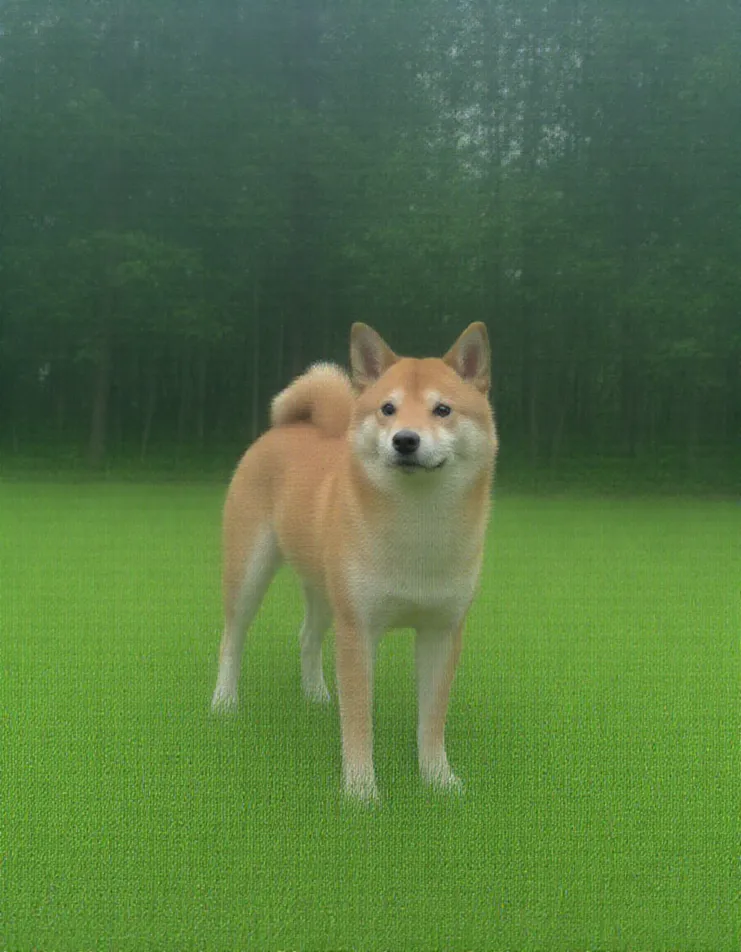
#> input picture DistillImages/10StepsDistill.webp, 741 x 952 px, shrunk from 896 x 1152 before the run
$ python -i scalar_quality_util.py   (imports and definitions only)   (older library calls are emulated)
#> lines starting #> are read from the running program, lines starting #| are printed output that depends on the picture
"""Scalar image quality for DPO curation — Bitcrush Studio's "Simple" score.

A port of the model-free formula behind Studio's quality tool
(``apps/studio/src/backend/backend/quality_router.py``, Simple mode): a 0–100
blend of sharpness (variance of Laplacian, penalised when the detail is
noise), contrast (grey-level spread), exposure (distance from mid-grey) and,
optionally, compression (bits per pixel of the file on disk).

The blend is kept identical to Studio's so the number means the same thing in
both tools, with one deliberate difference: **compression is off by default.**
Studio compares photos in one folder, where bits-per-pixel says something. The
DPO tool compares a PNG generation against a WebP generation or a JPEG photo,
where it says only which codec was used. The remaining weights renormalise so
the score still spans 0–100.

Deterministic, CPU-only and cheap (one decode plus two 3x3 filters). It is
still cached when a scan cache is offered — keyed on :data:`QUALITY_VERSION`,
so a change to the formula invalidates old numbers — because the backfill's
promise is that a group costs nothing on first view, not merely no model.
"""

from __future__ import annotations

import math
import os
from collections.abc import Sequence
from concurrent.futures import ThreadPoolExecutor

import numpy as np

DEFAULT_WEIGHTS = {"sharpness": 0.50, "contrast": 0.25, "exposure": 0.15, "compression": 0.10}
#: Bump when the blend changes: cached totals are stamped with it.
QUALITY_VERSION = "simple/1"
QUALITY_CACHE_FIELD = "scalar_quality"


# [4 lines left out: function quality_version, not called in this run]


def _decode_gray(path: str):
    """(gray uint8 array, file size) or ``None``. Reads the bytes ourselves so
    non-ASCII Windows paths decode (``cv2.imread`` cannot open them)."""
#> called with path = '../../DistillImages/10StepsDistill.webp'
    try:
        import cv2
    except ImportError:
        return None
    try:
        size = os.path.getsize(path)
        data = np.fromfile(path, dtype=np.uint8)
    except OSError:
        return None
    if data.size == 0:
        return None
    img = cv2.imdecode(data, cv2.IMREAD_UNCHANGED)
#> img is the input picture: shape (952, 741, 3); mean B, G, R 67.1, 116.4, 84.4
    if img is None:
        return None
    if img.ndim == 3:
        channels = img.shape[2]
#> channels = 3
        if channels == 4:
            gray = cv2.cvtColor(img, cv2.COLOR_BGRA2GRAY)
        elif channels == 3:
            gray = cv2.cvtColor(img, cv2.COLOR_BGR2GRAY)
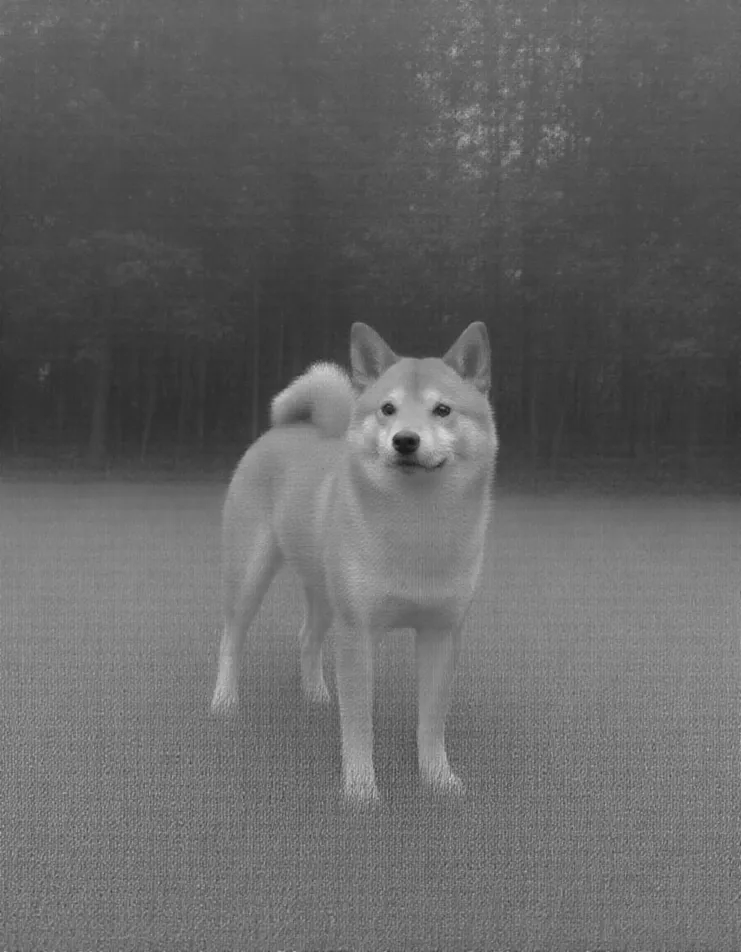
#> gray: shape (952, 741); min 21, max 218, mean 101.2
        else:
            gray = img[:, :, 0]
    else:
        gray = img
    if gray.dtype != np.uint8:
        gray = np.clip(gray.astype(np.float64) / (gray.max() or 1) * 255.0, 0, 255).astype(np.uint8)
    return gray, size


def _sharpness(raw_var: float, noise_diff: float, bpp: float) -> float:
    """Studio's ``score_simple``: Laplacian variance on a 0–100 scale, halved
    when most of that variance disappears under a 3x3 blur (it was noise, not
    detail) and halved again when a sharp-looking file is starved of bits."""
    score = min(100.0, math.sqrt(raw_var) * 15.0)
    noise_ratio = noise_diff / raw_var if raw_var > 0 else 0.0
    if noise_ratio > 0.6 and noise_diff > 50:
        score *= 0.5
    if raw_var > 100 and bpp < 0.8:
        score *= 0.5
    return min(100.0, score)


def scalar_quality(path: str, *, include_compression: bool = False, weights: dict | None = None) -> dict | None:
    """Component scores and their blend for one image, or ``None`` if it
    cannot be decoded. Keys: ``total, sharpness, contrast, exposure,
    compression, laplacian_var, brightness_mean, contrast_std, bpp``."""
    decoded = _decode_gray(path)
    if decoded is None:
        return None
    gray, file_size = decoded
#> file_size = 71356
    import cv2

    h, w = gray.shape[:2]
#> h = 952; w = 741
    total_pixels = int(h) * int(w)
#> total_pixels = 705432
    if total_pixels == 0:
        return None

    laplacian_var = float(cv2.Laplacian(gray, cv2.CV_64F).var())
#> laplacian_var = 253.6
    clean_var = float(cv2.Laplacian(cv2.GaussianBlur(gray, (3, 3), 0), cv2.CV_64F).var())
#> clean_var = 29.98
    noise_diff = max(0.0, laplacian_var - clean_var)
#> noise_diff = 223.6
    brightness = float(np.mean(gray))
#> brightness = 101.2
    contrast = float(np.std(gray))
#> contrast = 28.02
    bpp = (file_size * 8) / total_pixels
#> bpp = 0.809

    score_contrast = min(100.0, contrast * 2.5)
#> score_contrast = 70.06
    score_exposure = max(0.0, 100.0 - abs(brightness - 128.0) * 0.8)
#> score_exposure = 78.54
    if brightness < 5 or brightness > 250:
        score_exposure = 0.0
    score_compression = min(100.0, bpp * 66.0)
#> score_compression = 53.41
    score_sharpness = _sharpness(laplacian_var, noise_diff, bpp)
#> in _sharpness, `score = min(100.0, math.sqrt(raw_var) * 15.0)`: score = 100
#> in _sharpness, `noise_ratio = noise_diff / raw_var if raw_var > 0 else 0.0`: noise_ratio = 0.882
#> in _sharpness, `score *= 0.5`: score = 50
#> score_sharpness = 50

    w = dict(DEFAULT_WEIGHTS if weights is None else weights)
    if not include_compression:
        w.pop("compression", None)
    components = {
        "sharpness": score_sharpness,
        "contrast": score_contrast,
        "exposure": score_exposure,
        "compression": score_compression,
    }
#> components = {'sharpness': 50, 'contrast': 70.06, 'exposure': 78.54, 'compression': 53.41}
    weight_sum = sum(w.get(k, 0.0) for k in components)
#> weight_sum = 0.9
    total = sum(components[k] * w.get(k, 0.0) for k in components) / weight_sum if weight_sum > 0 else 0.0
#> total = 60.33
    total = min(100.0, total)

    if laplacian_var < 10.0:
        total = min(total, 15.0)
    if brightness < 2.0:
        total = 0.0
    if contrast < 1.0:
        total = 0.0

    return {
        "total": float(total),
        **components,
        "laplacian_var": laplacian_var,
        "brightness_mean": brightness,
        "contrast_std": contrast,
        "bpp": float(bpp),
    }


# [35 lines left out: function score_images_quality, not called in this run]

>>> result = scalar_quality('../../DistillImages/10StepsDistill.webp')
#> result = 9 items

$ run again, on DistillImages/4StepsDistill.webp
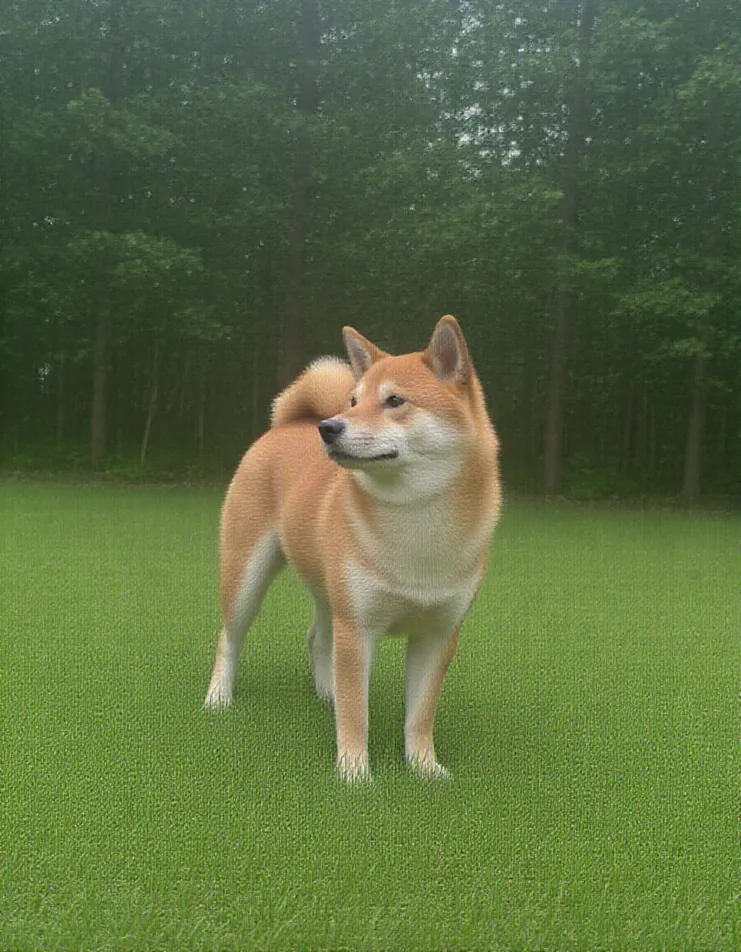
#> input picture DistillImages/4StepsDistill.webp, 741 x 952 px, shrunk from 896 x 1152 before the run
#> in _decode_gray, img is the input picture: shape (952, 741, 3); mean B, G, R 65.9, 109.1, 91.9
#> in _decode_gray, `gray = cv2.cvtColor(img, cv2.COLOR_BGR2GRAY)`:
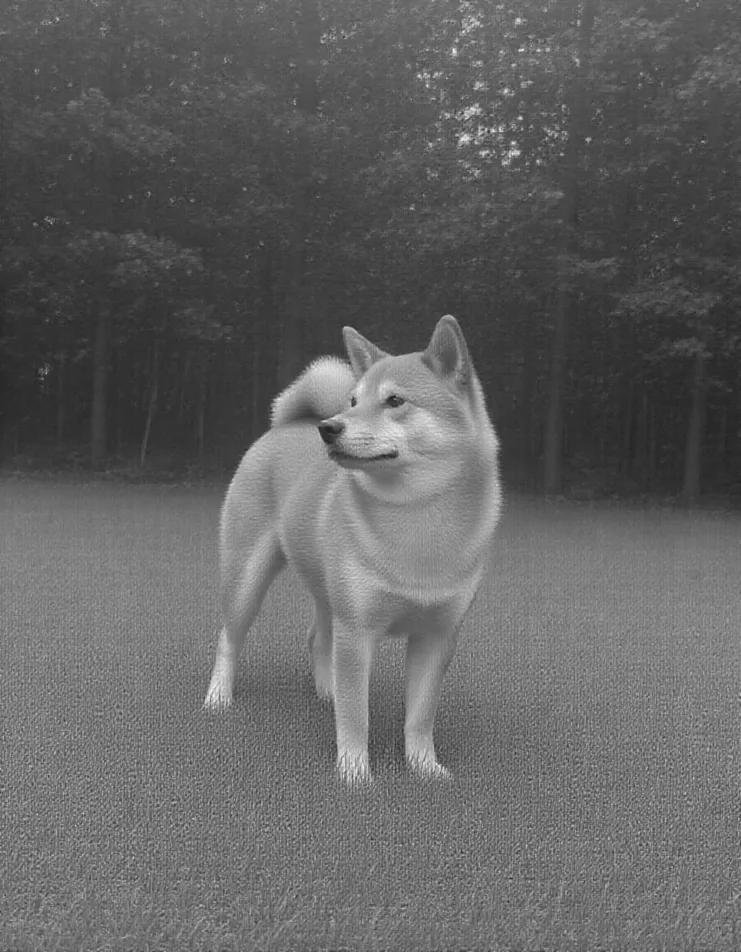
#> gray: shape (952, 741); min 21, max 249, mean 99
#> file_size = 104166
#> laplacian_var = 529.6
#> clean_var = 67.86
#> noise_diff = 461.7
#> brightness = 99.02
#> contrast = 32.73
#> bpp = 1.18
#> score_contrast = 81.82
#> score_exposure = 76.81
#> score_compression = 77.97
#> in _sharpness, `score = min(100.0, math.sqrt(raw_var) * 15.0)`: score = 100
#> noise_ratio = 0.872
#> in _sharpness, `score *= 0.5`: score = 50
#> components = {'sharpness': 50, 'contrast': 81.82, 'exposure': 76.81, 'compression': 77.97}
#> weight_sum = 0.9
#> total = 63.31
#> result = 9 items

$ run again, on DistillImages/10StepsNoDistill.webp
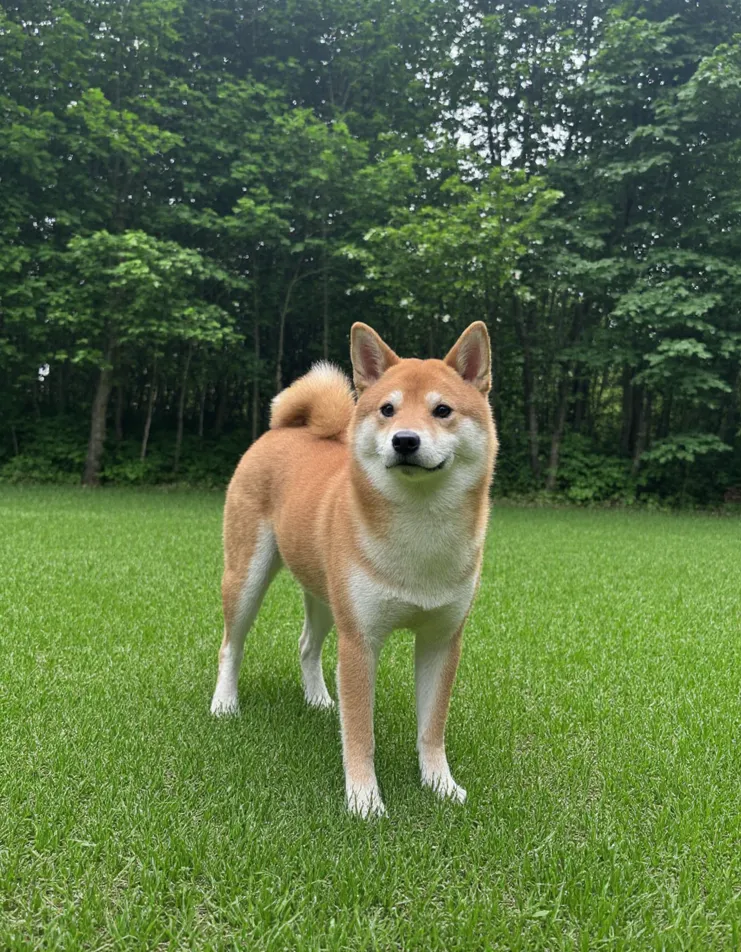
#> input picture DistillImages/10StepsNoDistill.webp, 741 x 952 px, shrunk from 896 x 1152 before the run
#> in _decode_gray, img is the input picture: shape (952, 741, 3); mean B, G, R 68.2, 111.6, 89.4
#> in _decode_gray, `gray = cv2.cvtColor(img, cv2.COLOR_BGR2GRAY)`:
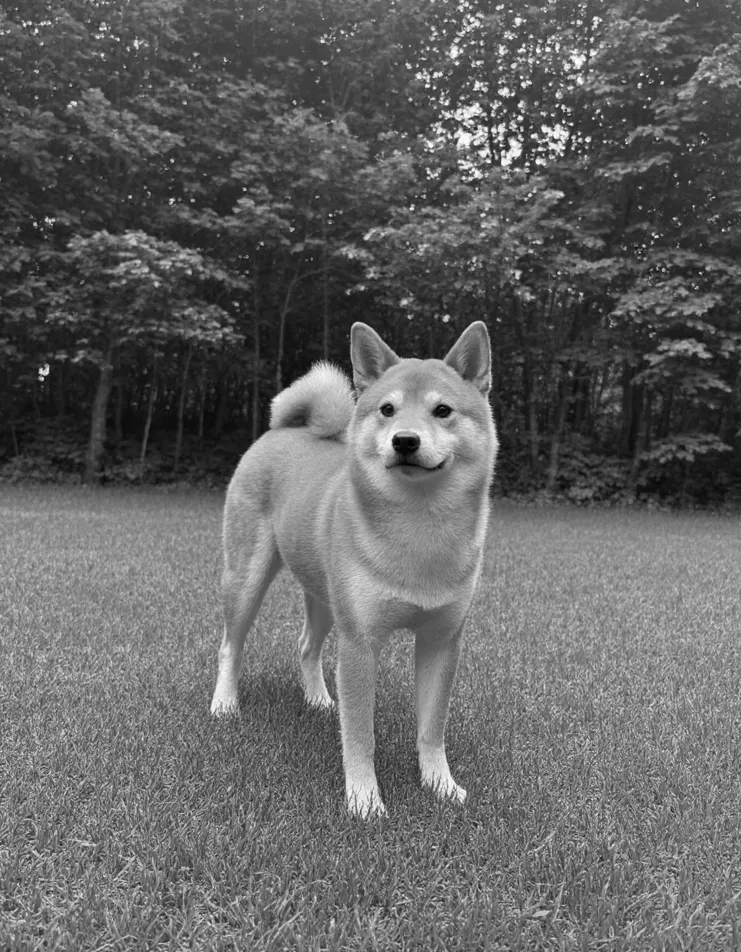
#> gray: shape (952, 741); min 0, max 254, mean 100
#> file_size = 164168
#> laplacian_var = 1430.1
#> clean_var = 180.4
#> noise_diff = 1249.7
#> brightness = 99.98
#> contrast = 44.79
#> bpp = 1.86
#> score_contrast = 100
#> score_exposure = 77.58
#> score_compression = 100
#> noise_ratio = 0.874
#> in _sharpness, `score *= 0.5`: score = 50
#> components = {'sharpness': 50, 'contrast': 100, 'exposure': 77.58, 'compression': 100}
#> weight_sum = 0.9
#> total = 68.49
#> result = 9 items

$ run again, on DistillImages/4StepDistillNew.webp
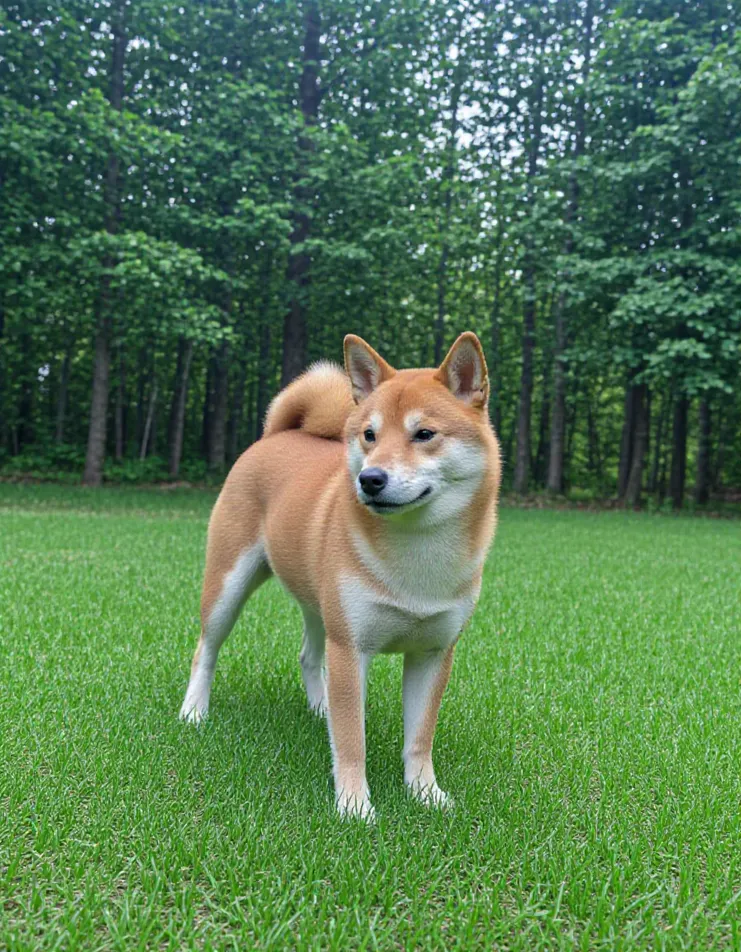
#> input picture DistillImages/4StepDistillNew.webp, 741 x 952 px, shrunk from 896 x 1152 before the run
#> in _decode_gray, img is the input picture: shape (952, 741, 3); mean B, G, R 82.3, 121.8, 84.9
#> in _decode_gray, `gray = cv2.cvtColor(img, cv2.COLOR_BGR2GRAY)`:
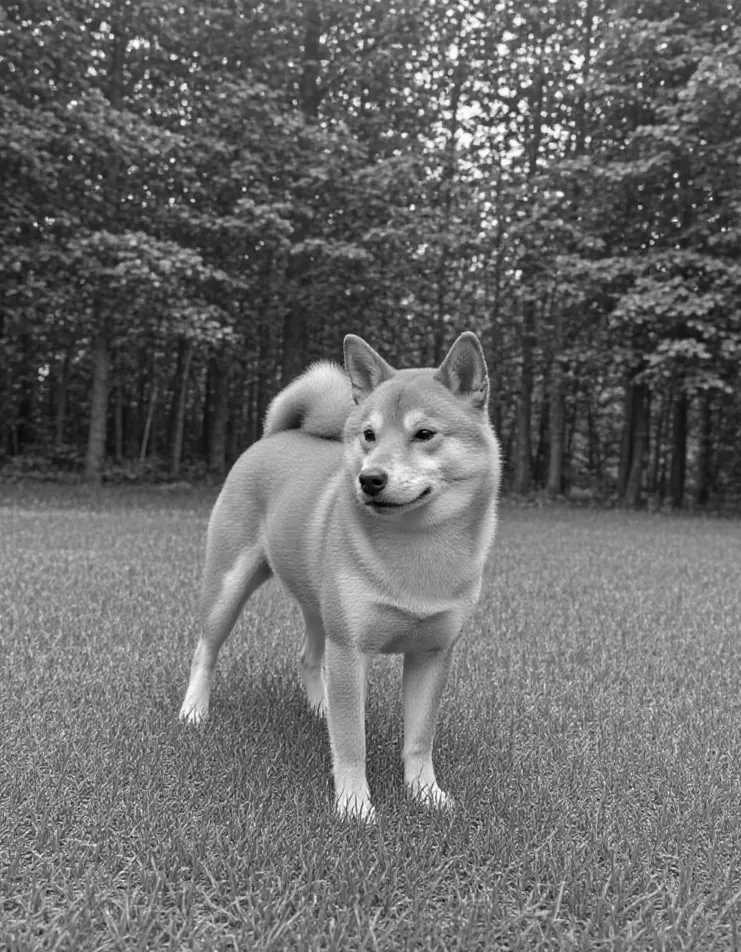
#> gray: shape (952, 741); min 0, max 255, mean 106.3
#> file_size = 156292
#> laplacian_var = 953.6
#> clean_var = 164.1
#> noise_diff = 789.6
#> brightness = 106.3
#> contrast = 43.26
#> bpp = 1.77
#> score_contrast = 100
#> score_exposure = 82.62
#> score_compression = 100
#> noise_ratio = 0.828
#> in _sharpness, `score *= 0.5`: score = 50
#> components = {'sharpness': 50, 'contrast': 100, 'exposure': 82.62, 'compression': 100}
#> weight_sum = 0.9
#> total = 69.33
#> result = 9 items
